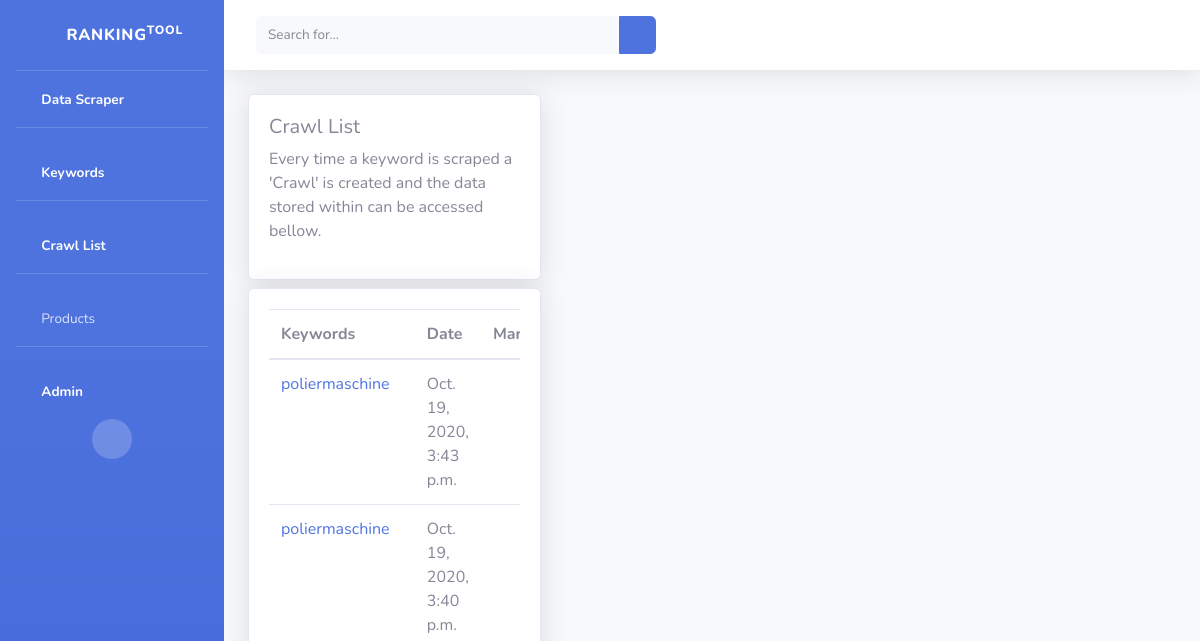
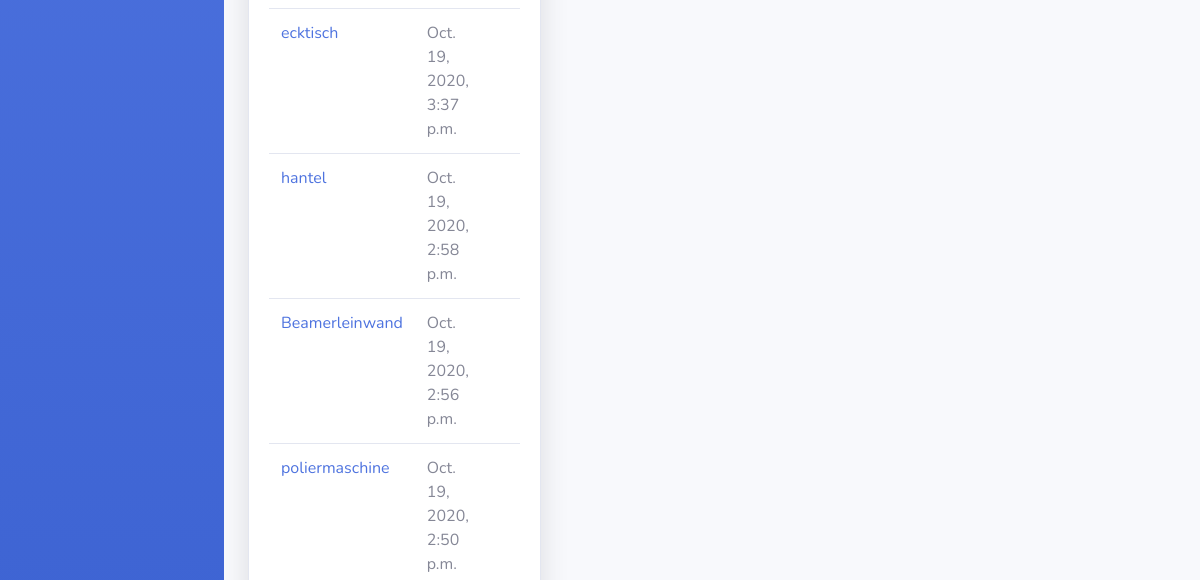
Page /crawl/ (upper part) on the earlier database version (2 pictures, top to bottom).
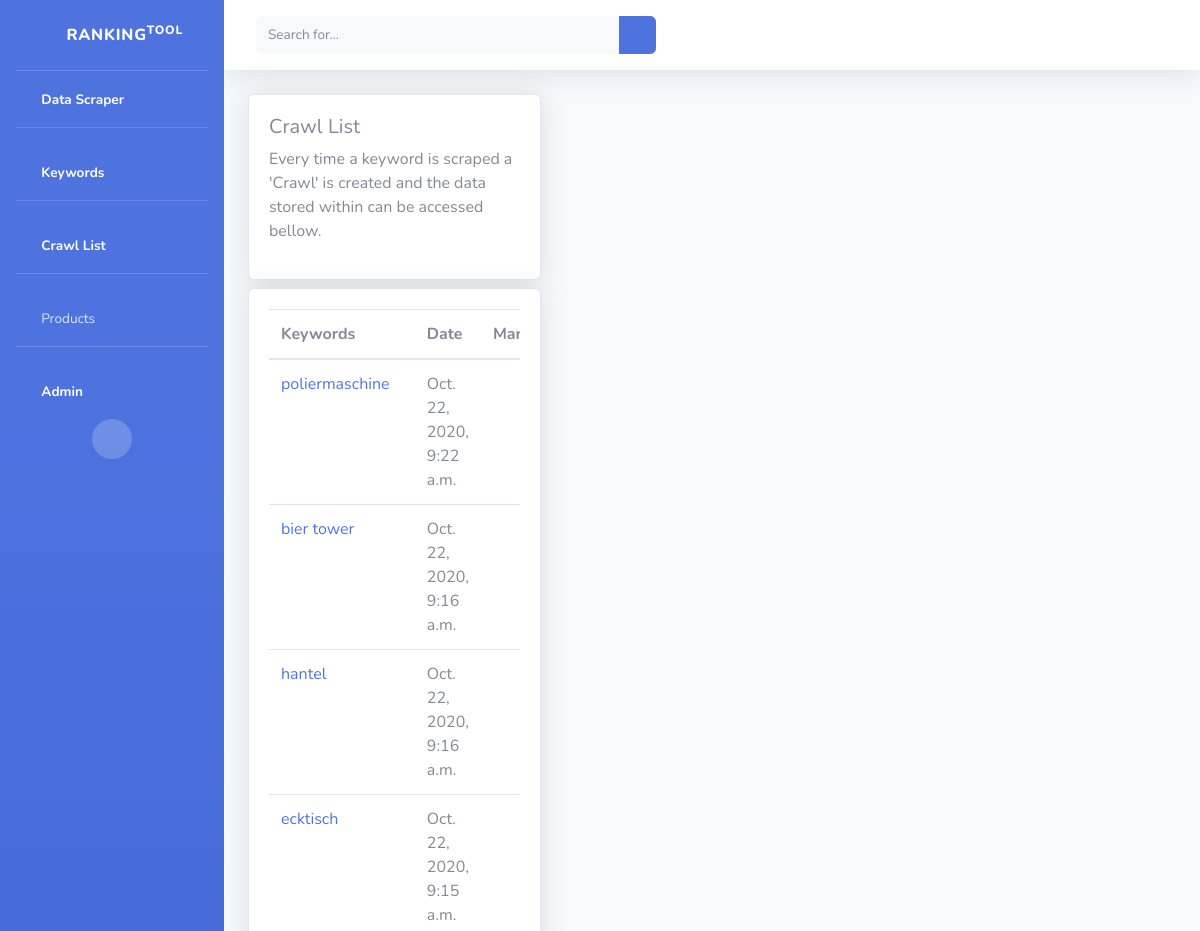
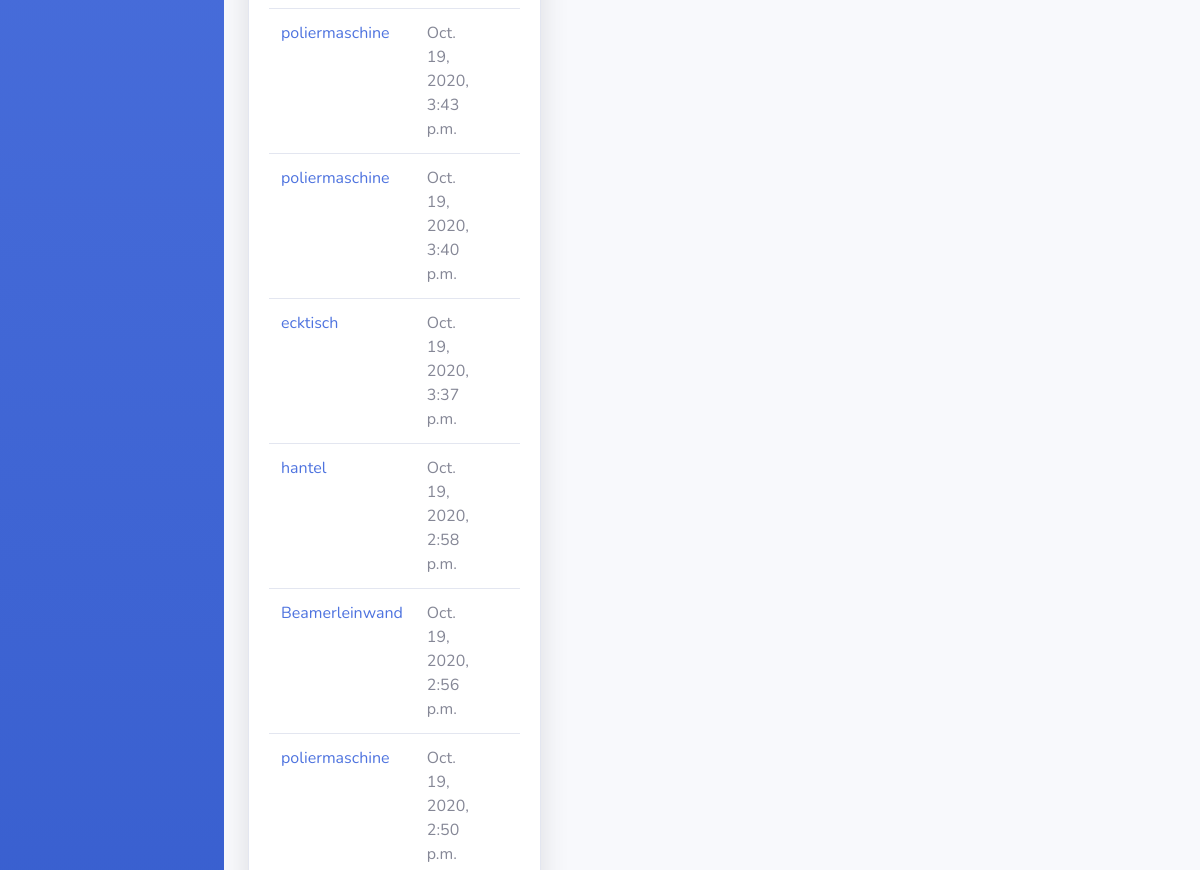
Same page on the later database version (2 pictures, top to bottom).
### RankingTool/models.py (models this page shows, shortened)
class KeywordCrawl(models.Model):
    keyword = models.ForeignKey(Keyword,default=None, on_delete= models.CASCADE)
    date = models.DateTimeField(default=datetime.now)
    products = models.ManyToManyField(ScrapeProduct)
    marketplace = models.ForeignKey(Marketplace, default=None, on_delete= models.CASCADE, null=True)

class Keyword(models.Model):
    keyword = models.CharField(max_length=200,default="")
    def __str__(self):
        return self.keyword

### RankingTool/views.py (the view)
# urls.py: path('crawl/', crawl_list_view, name="crawl-list"),
def crawl_list_view(request):
    crawls = KeywordCrawl.objects.all().order_by('-date')
    context = {
        'crawls': crawls
    }
    return render(request, "crawl/crawl_list.html", context)

### templates/crawl/crawl_list.html (shortened to what this page needs)
{% extends 'base.html' %}
{% block content %}
<div class="row">
<div class="col-4">
<div class="card shadow mb-2">
  <div class="card-body">
    <h5>
      Crawl List
    </h5>
    <p>
      Every time a keyword is scraped a 'Crawl' is created and the data stored within can be accessed bellow.
    </p>
  </div>
</div>
</div>
</div>
<div class="row">
  <div class="col-4">
    <div class="card shadow">
      <div class="card-body">
        <table class="table table-responsive">
          <thead>
            <tr>
              <th scope="col">Keywords</th>
              <th scope="col">Date</th>
              <th scope="col">Marketplace</th>
            </tr>
          </thead>
          <tbody>
            {% for crawl in crawls %}
              <tr>
                <td><a href="{% url 'crawl-detail' crawl.id %}">{{ crawl.keyword}}</a></td>
                <td>{{ crawl.date}}</td>
                <td>{{ crawl.marketplace.name}}</td>
              </tr>
            {% endfor %}
          </tbody>
        </table>
      </div>
    </div>
  </div>
</div>
{% endblock content %}

Differences in the rows shown:
added KeywordCrawl: keyword "poliermaschine", date "Oct. 22, 2020, 9:22 a.m."
added KeywordCrawl: keyword "bier tower", date "Oct. 22, 2020, 9:16 a.m."
added KeywordCrawl: keyword "hantel", date "Oct. 22, 2020, 9:16 a.m."
added KeywordCrawl: keyword "ecktisch", date "Oct. 22, 2020, 9:15 a.m."
